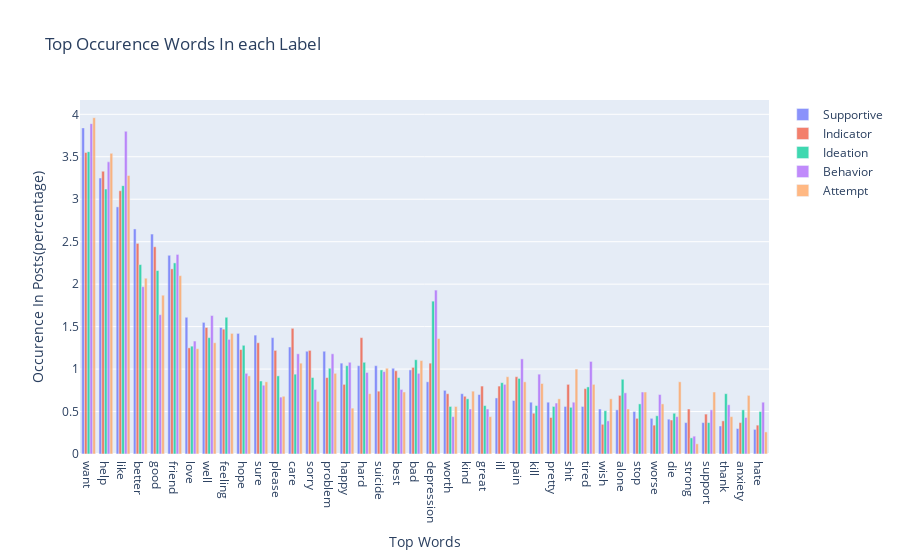

Here is the notebook cell this chart was saved with:
### Code cell
import pandas as pd
from plotly import __version__ 
from plotly.offline import init_notebook_mode
import cufflinks as cf
init_notebook_mode(connected=True)
cf.go_offline()

# type: series 
d0 = df_merged2_sorted["percentage-0"]
d1 = df_merged2_sorted["percentage-1"]
d2 = df_merged2_sorted["percentage-2"]
d3 = df_merged2_sorted["percentage-3"]
d4 = df_merged2_sorted["percentage-4"]

fig = go.Figure()
fig.add_trace(go.Bar(x=df_merged2_sorted['words'], y=d0, name = 'Supportive'))
fig.add_trace(go.Bar(x=df_merged2_sorted['words'], y=d1, name = 'Indicator'))
fig.add_trace(go.Bar(x=df_merged2_sorted['words'], y=d2, name = 'Ideation'))
fig.add_trace(go.Bar(x=df_merged2_sorted['words'], y=d3, name = 'Behavior'))
fig.add_trace(go.Bar(x=df_merged2_sorted['words'], y=d4, name = 'Attempt'))

fig.update_layout(title="Top Occurence Words In each Label", xaxis_title="Top Words", yaxis_title = "Occurence In Posts(percentage)")

# Reduce opacity to see both histograms
fig.update_traces(opacity=0.75)
fig.show()

### Figure 1 — Plotly figure (JSON) as saved in the notebook; plotly's stock layout.template omitted (floating-point values rounded to 4 significant figures)
{"data": [{"name": "Supportive", "opacity": 0.75, "type": "bar", "x": ["want", "help", "like", "better", "good", "friend", "love", "well", "feeling", "hope", "sure", "please", "care", "sorry", "problem", "happy", "hard", "suicide", "best", "bad", "depression", "worth", "kind", "great", "ill", "pain", "kill", "pretty", "shit", "tired", "wish", "alone", "stop", "worse", "die", "strong", "support", "thank", "anxiety", "hate"], "y": [3.84, 3.25, 2.91, 2.65, 2.59, 2.34, 1.61, 1.55, 1.49, 1.42, 1.4, 1.37, 1.26, 1.21, 1.21, 1.07, 1.04, 1.04, 1.01, 0.99, 0.85, 0.75, 0.71, 0.7, 0.66, 0.63, 0.61, 0.61, 0.56, 0.56, 0.53, 0.52, 0.5, 0.42, 0.41, 0.37, 0.37, 0.33, 0.3, 0.29]}, {"name": "Indicator", "opacity": 0.75, "type": "bar", "x": ["want", "help", "like", "better", "good", "friend", "love", "well", "feeling", "hope", "sure", "please", "care", "sorry", "problem", "happy", "hard", "suicide", "best", "bad", "depression", "worth", "kind", "great", "ill", "pain", "kill", "pretty", "shit", "tired", "wish", "alone", "stop", "worse", "die", "strong", "support", "thank", "anxiety", "hate"], "y": [3.55, 3.33, 3.1, 2.48, 2.44, 2.18, 1.25, 1.49, 1.47, 1.23, 1.31, 1.22, 1.48, 1.22, 0.9, 0.82, 1.37, 0.74, 0.98, 1.02, 1.07, 0.71, 0.68, 0.8, 0.8, 0.91, 0.48, 0.43, 0.82, 0.77, 0.35, 0.69, 0.42, 0.34, 0.4, 0.53, 0.47, 0.39, 0.37, 0.34]}, {"name": "Ideation", "opacity": 0.75, "type": "bar", "x": ["want", "help", "like", "better", "good", "friend", "love", "well", "feeling", "hope", "sure", "please", "care", "sorry", "problem", "happy", "hard", "suicide", "best", "bad", "depression", "worth", "kind", "great", "ill", "pain", "kill", "pretty", "shit", "tired", "wish", "alone", "stop", "worse", "die", "strong", "support", "thank", "anxiety", "hate"], "y": [3.56, 3.12, 3.16, 2.23, 2.16, 2.25, 1.27, 1.37, 1.61, 1.28, 0.86, 0.92, 0.94, 0.9, 1.01, 1.04, 1.08, 0.99, 0.9, 1.11, 1.8, 0.56, 0.65, 0.57, 0.84, 0.89, 0.57, 0.56, 0.55, 0.79, 0.51, 0.88, 0.59, 0.45, 0.48, 0.19, 0.37, 0.71, 0.52, 0.5]}, {"name": "Behavior", "opacity": 0.75, "type": "bar", "x": ["want", "help", "like", "better", "good", "friend", "love", "well", "feeling", "hope", "sure", "please", "care", "sorry", "problem", "happy", "hard", "suicide", "best", "bad", "depression", "worth", "kind", "great", "ill", "pain", "kill", "pretty", "shit", "tired", "wish", "alone", "stop", "worse", "die", "strong", "support", "thank", "anxiety", "hate"], "y": [3.89, 3.44, 3.8, 1.97, 1.64, 2.35, 1.33, 1.63, 1.35, 0.95, 0.81, 0.67, 1.18, 0.76, 1.18, 1.08, 0.96, 0.97, 0.76, 0.95, 1.93, 0.44, 0.53, 0.53, 0.82, 1.12, 0.94, 0.6, 0.61, 1.09, 0.39, 0.72, 0.73, 0.7, 0.44, 0.21, 0.52, 0.58, 0.43, 0.61]}, {"name": "Attempt", "opacity": 0.75, "type": "bar", "x": ["want", "help", "like", "better", "good", "friend", "love", "well", "feeling", "hope", "sure", "please", "care", "sorry", "problem", "happy", "hard", "suicide", "best", "bad", "depression", "worth", "kind", "great", "ill", "pain", "kill", "pretty", "shit", "tired", "wish", "alone", "stop", "worse", "die", "strong", "support", "thank", "anxiety", "hate"], "y": [3.96, 3.54, 3.28, 2.07, 1.87, 2.1, 1.24, 1.31, 1.42, 0.92, 0.85, 0.68, 1.07, 0.62, 0.95, 0.54, 0.71, 1.01, 0.73, 1.1, 1.36, 0.56, 0.74, 0.44, 0.91, 0.85, 0.83, 0.65, 1, 0.82, 0.65, 0.53, 0.73, 0.59, 0.85, 0.12, 0.73, 0.44, 0.69, 0.26]}], "layout": {"title": {"text": "Top Occurence Words In each Label"}, "xaxis": {"title": {"text": "Top Words"}}, "yaxis": {"title": {"text": "Occurence In Posts(percentage)"}}}}
